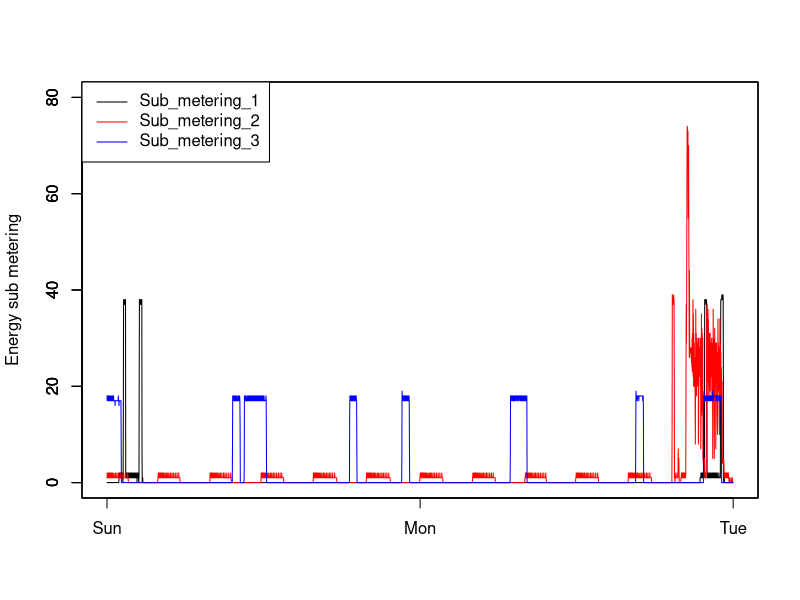

This chart was generated by the following R code:
# Precondition: Must have already executed
#    source("plot0.R")
# to create the file "household_power_consumption_subset.txt" 
# containing the data subset for the assignment. 
#
#

#Read data 
dat <- read.table("household_power_consumption_subset.txt", 
           header = TRUE, sep = ";", na.string = "?",
           stringsAsFactors = FALSE)

par(mfcol = c(1,1))

plot(dat$Sub_metering_1, xaxt = "n", xlab = "", ylim = c(0,80),
     ylab = "Energy sub metering", type = "l", col = "black")

par(new = TRUE)
plot(dat$Sub_metering_2, xaxt = "n", xlab = "", ylab = "", 
     type = "l", col = "red", ylim = c(0,80))

par(new = TRUE)
plot(dat$Sub_metering_3, xaxt = "n", xlab = "", ylab = "", 
     type = "l", col = "blue", ylim = c(0,80))

# Assume that the power consumption data is taken once every minute.
# There are 24 * 60 = 1440 minutes in one day.
# Index 1 is the measurement for "1/7/2007 00:00:00". 
# Thus, Index 1441 is for "2/7/2007 00:00:00".
axis(side = 1, at = c(1, 1441, 2881), labels = c("Sun", "Mon", "Tue")) 


temp <- legend("topleft", legend = c(" "," "," "), col = c("black", "red", "blue"),
               text.width = strwidth("Sub_metering_3"),
               lty = 1)
text(temp$rect$left + temp$rect$w, temp$text$y,
     c("Sub_metering_1", "Sub_metering_2", "Sub_metering_3"), pos = 2)
# I don't really understand the first two arguments to the function "text".
# I copied them from "?text" and can't really make heads or tail.
# If you can explain it to me, please do so in the feedback for the assignment.

dev.copy(png, file = "plot3.png")
dev.off()

# DateTime = paste(dat$Date, dat$Time, sep = " ") 
# DateTime = strptime(DateTime, "%d/%m/%Y %H:%M:%S") 
# dat <- cbind(dat,DateTime)
